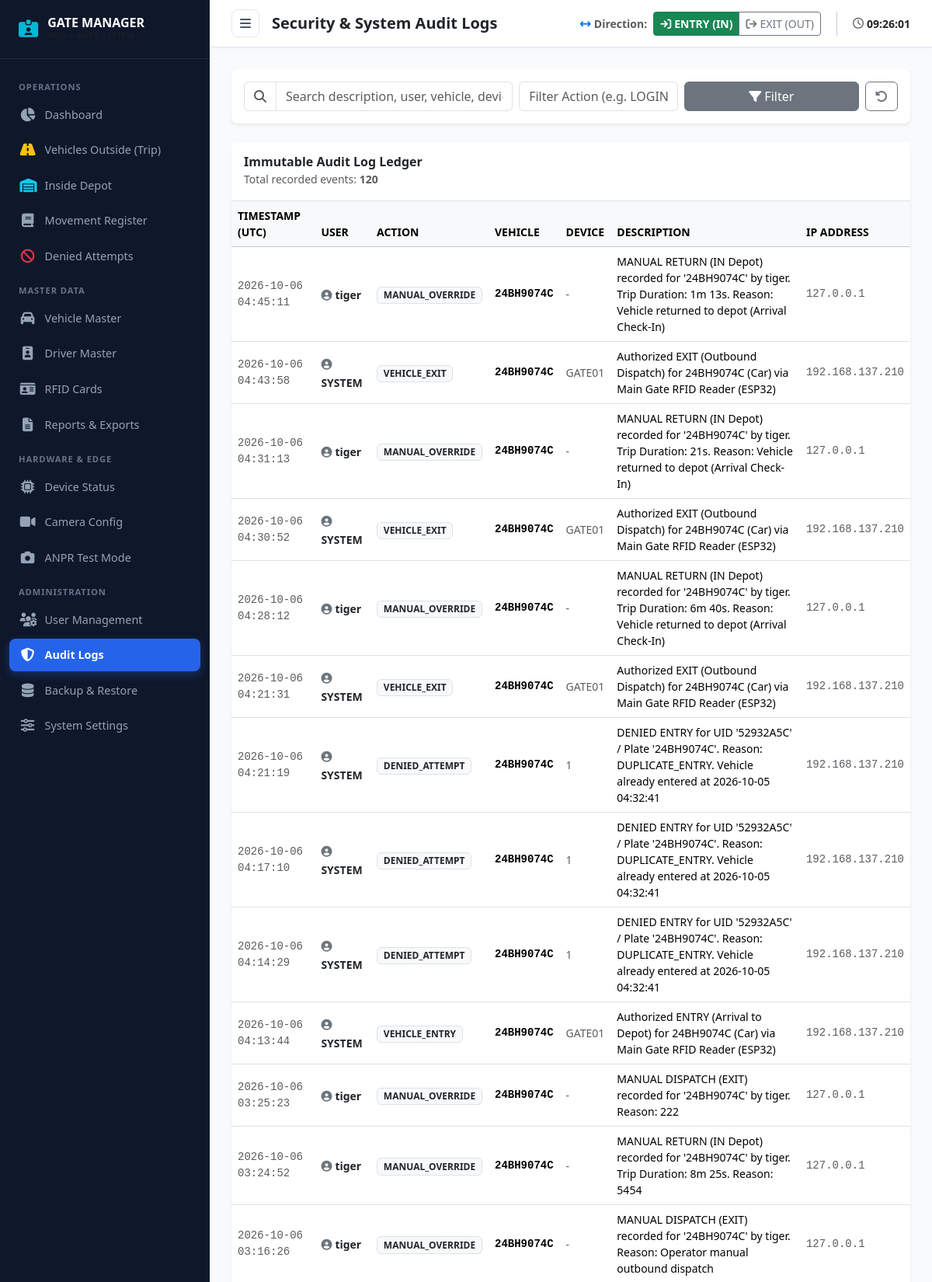
Screenshot of /audit-logs (signed in, upper part) with the database file from the repository.
### models/audit.py (models this page shows, shortened)
class AuditLog(db.Model):
    __tablename__ = 'audit_logs'
    id = db.Column(db.Integer, primary_key=True)
    timestamp = db.Column(db.DateTime, default=datetime.utcnow, nullable=False, index=True)
    user_id = db.Column(db.Integer, db.ForeignKey('users.id'), nullable=True, index=True)
    username = db.Column(db.String(64), nullable=False, default='SYSTEM')
    action = db.Column(db.String(64), nullable=False, index=True)
    related_vehicle = db.Column(db.String(64), nullable=True)
    related_device = db.Column(db.String(64), nullable=True)
    description = db.Column(db.Text, nullable=False)
    ip_address = db.Column(db.String(64), nullable=True)

### routes/settings.py (the view, shortened to what this page needs)
@settings_bp.route('/audit-logs')
@login_required
def audit_logs():
    if current_user.role != Role.ADMIN:
        flash('Access restricted to Administrators.', 'danger')
        return redirect(url_for('dashboard.index'))
    page = request.args.get('page', 1, type=int)
    search = request.args.get('search', '').strip()
    action = request.args.get('action', '').strip()
    query = AuditLog.query
    if action:
        query = query.filter_by(action=action)
    pagination = query.order_by(AuditLog.timestamp.desc()).paginate(page=page, per_page=30, error_out=False)
    return render_template(
        'audit_logs.html',
        pagination=pagination,
        logs=pagination.items,
        search=search,
        action=action
    )

### models/user.py (called while the page is built)
    @property
    def is_admin(self):
        return self.role == Role.ADMIN

### templates/audit_logs.html (shortened to what this page needs)
{% extends "base.html" %}
{% block page_title %}Security & System Audit Logs{% endblock %}
{% block content %}
<div class="card border-0 shadow-sm rounded-3 mb-4">
  <div class="card-body">
    <form method="GET" action="{{ url_for('settings.audit_logs') }}" class="row g-2 align-items-center">
      <div class="col-md-5">
        <div class="input-group">
          <span class="input-group-text bg-white"><i class="fa-solid fa-magnifying-glass text-muted"></i></span>
          <input type="text" class="form-control" name="search" value="{{ search }}" placeholder="Search description, user, vehicle, device...">
        </div>
      </div>
      <div class="col-md-3">
        <input type="text" class="form-control" name="action" value="{{ action }}" placeholder="Filter Action (e.g. LOGIN, VEHICLE_ENTRY)">
      </div>
      <div class="col-md-4 d-flex gap-2">
        <button type="submit" class="btn btn-secondary flex-grow-1"><i class="fa-solid fa-filter me-1"></i>Filter</button>
        <a href="{{ url_for('settings.audit_logs') }}" class="btn btn-outline-secondary" title="Reset"><i class="fa-solid fa-rotate-left"></i></a>
      </div>
    </form>
  </div>
</div>
<div class="card border-0 shadow-sm rounded-4">
  <div class="card-header bg-white border-bottom py-3 d-flex justify-content-between align-items-center">
    <div>
      <h6 class="fw-bold mb-0 text-dark">Immutable Audit Log Ledger</h6>
      <small class="text-muted">Total recorded events: <strong>{{ pagination.total }}</strong></small>
    </div>
  </div>
  <div class="table-responsive">
    <table class="table table-hover align-middle mb-0">
      <thead class="table-light small text-uppercase text-secondary">
        <tr>
          <th>Timestamp (UTC)</th>
          <th>User</th>
          <th>Action</th>
          <th>Vehicle</th>
          <th>Device</th>
          <th>Description</th>
          <th>IP Address</th>
        </tr>
      </thead>
      <tbody>
        {% for l in logs %}
        <tr>
          <td class="font-monospace small text-muted">{{ l.timestamp.strftime('%Y-%m-%d %H:%M:%S') }}</td>
          <td>
            <span class="fw-semibold small text-dark"><i class="fa-solid fa-user-circle me-1 text-secondary"></i>{{ l.username }}</span>
          </td>
          <td><span class="badge bg-light text-dark border">{{ l.action }}</span></td>
          <td class="font-monospace small fw-bold">{{ l.related_vehicle or '-' }}</td>
          <td class="small text-muted">{{ l.related_device or '-' }}</td>
          <td class="small">{{ l.description }}</td>
          <td class="font-monospace small text-muted">{{ l.ip_address or '-' }}</td>
        </tr>
        {% else %}
        <tr>
          <td colspan="7" class="text-center py-5 text-muted">No audit records found matching query.</td>
        </tr>
        {% endfor %}
      </tbody>
    </table>
  </div>
</div>
{% endblock %}

### static/css/style.css (style rules this page uses)
:root { --sidebar-bg: #0f172a; --sidebar-hover: #1e293b; --sidebar-active: #2563eb; --sidebar-text: #94a3b8; --sidebar-text-active: #ffffff; --primary-navy: #1e3a8a; --primary-blue: #2563eb; --accent-cyan: #06b6d4; --bg-light: #f8fafc; --card-bg: #ffffff; --border-color: #e2e8f0; --status-green: #10b981; --status-red: #ef4444; --status-orange: #f59e0b; --status-blue: #3b82f6; --status-gray: #64748b; --font-family: 'Segoe UI', system-ui, -apple-system, BlinkMacSystemFont, Roboto, sans-serif; }
body { font-family: var(--font-family); background-color: var(--bg-light); color: #1e293b; margin: 0; padding: 0; overflow-x: hidden; }

### rows the page displays
AuditLog: timestamp "2026-10-06 04:45:11", username "tiger", action "MANUAL_OVERRIDE", related_vehicle "24BH9074C", related_device "-", description "MANUAL RETURN (IN Depot) recorded for '24BH9074C' by tiger. Trip Duration: 1m 13s. Reason: Vehicle returned to depot (Arrival Check-In)", ip_address "127.0.0.1"
AuditLog: timestamp "2026-10-06 04:43:58", username "SYSTEM", action "VEHICLE_EXIT", related_vehicle "24BH9074C", related_device "GATE01", description "Authorized EXIT (Outbound Dispatch) for 24BH9074C (Car) via Main Gate RFID Reader (ESP32)", ip_address "192.168.137.210"
AuditLog: timestamp "2026-10-06 04:31:13", username "tiger", action "MANUAL_OVERRIDE", related_vehicle "24BH9074C", related_device "-", description "MANUAL RETURN (IN Depot) recorded for '24BH9074C' by tiger. Trip Duration: 21s. Reason: Vehicle returned to depot (Arrival Check-In)", ip_address "127.0.0.1"
AuditLog: timestamp "2026-10-06 04:30:52", username "SYSTEM", action "VEHICLE_EXIT", related_vehicle "24BH9074C", related_device "GATE01", description "Authorized EXIT (Outbound Dispatch) for 24BH9074C (Car) via Main Gate RFID Reader (ESP32)", ip_address "192.168.137.210"
AuditLog: timestamp "2026-10-06 04:28:12", username "tiger", action "MANUAL_OVERRIDE", related_vehicle "24BH9074C", related_device "-", description "MANUAL RETURN (IN Depot) recorded for '24BH9074C' by tiger. Trip Duration: 6m 40s. Reason: Vehicle returned to depot (Arrival Check-In)", ip_address "127.0.0.1"
AuditLog: timestamp "2026-10-06 04:21:31", username "SYSTEM", action "VEHICLE_EXIT", related_vehicle "24BH9074C", related_device "GATE01", description "Authorized EXIT (Outbound Dispatch) for 24BH9074C (Car) via Main Gate RFID Reader (ESP32)", ip_address "192.168.137.210"
AuditLog: timestamp "2026-10-06 04:21:19", username "SYSTEM", action "DENIED_ATTEMPT", related_vehicle "24BH9074C", related_device "1", description "DENIED ENTRY for UID '52932A5C' / Plate '24BH9074C'. Reason: DUPLICATE_ENTRY. Vehicle already entered at 2026-10-05 04:32:41", ip_address "192.168.137.210"
AuditLog: timestamp "2026-10-06 04:17:10", username "SYSTEM", action "DENIED_ATTEMPT", related_vehicle "24BH9074C", related_device "1", description "DENIED ENTRY for UID '52932A5C' / Plate '24BH9074C'. Reason: DUPLICATE_ENTRY. Vehicle already entered at 2026-10-05 04:32:41", ip_address "192.168.137.210"
AuditLog: timestamp "2026-10-06 04:14:29", username "SYSTEM", action "DENIED_ATTEMPT", related_vehicle "24BH9074C", related_device "1", description "DENIED ENTRY for UID '52932A5C' / Plate '24BH9074C'. Reason: DUPLICATE_ENTRY. Vehicle already entered at 2026-10-05 04:32:41", ip_address "192.168.137.210"
AuditLog: timestamp "2026-10-06 04:13:44", username "SYSTEM", action "VEHICLE_ENTRY", related_vehicle "24BH9074C", related_device "GATE01", description "Authorized ENTRY (Arrival to Depot) for 24BH9074C (Car) via Main Gate RFID Reader (ESP32)", ip_address "192.168.137.210"
AuditLog: timestamp "2026-10-06 03:25:23", username "tiger", action "MANUAL_OVERRIDE", related_vehicle "24BH9074C", related_device "-", description "MANUAL DISPATCH (EXIT) recorded for '24BH9074C' by tiger. Reason: 222", ip_address "127.0.0.1"
AuditLog: timestamp "2026-10-06 03:24:52", username "tiger", action "MANUAL_OVERRIDE", related_vehicle "24BH9074C", related_device "-", description "MANUAL RETURN (IN Depot) recorded for '24BH9074C' by tiger. Trip Duration: 8m 25s. Reason: 5454", ip_address "127.0.0.1"
AuditLog: timestamp "2026-10-06 03:16:26", username "tiger", action "MANUAL_OVERRIDE", related_vehicle "24BH9074C", related_device "-", description "MANUAL DISPATCH (EXIT) recorded for '24BH9074C' by tiger. Reason: Operator manual outbound dispatch", ip_address "127.0.0.1"

### other values shown
{{ pagination.total }} "120"
